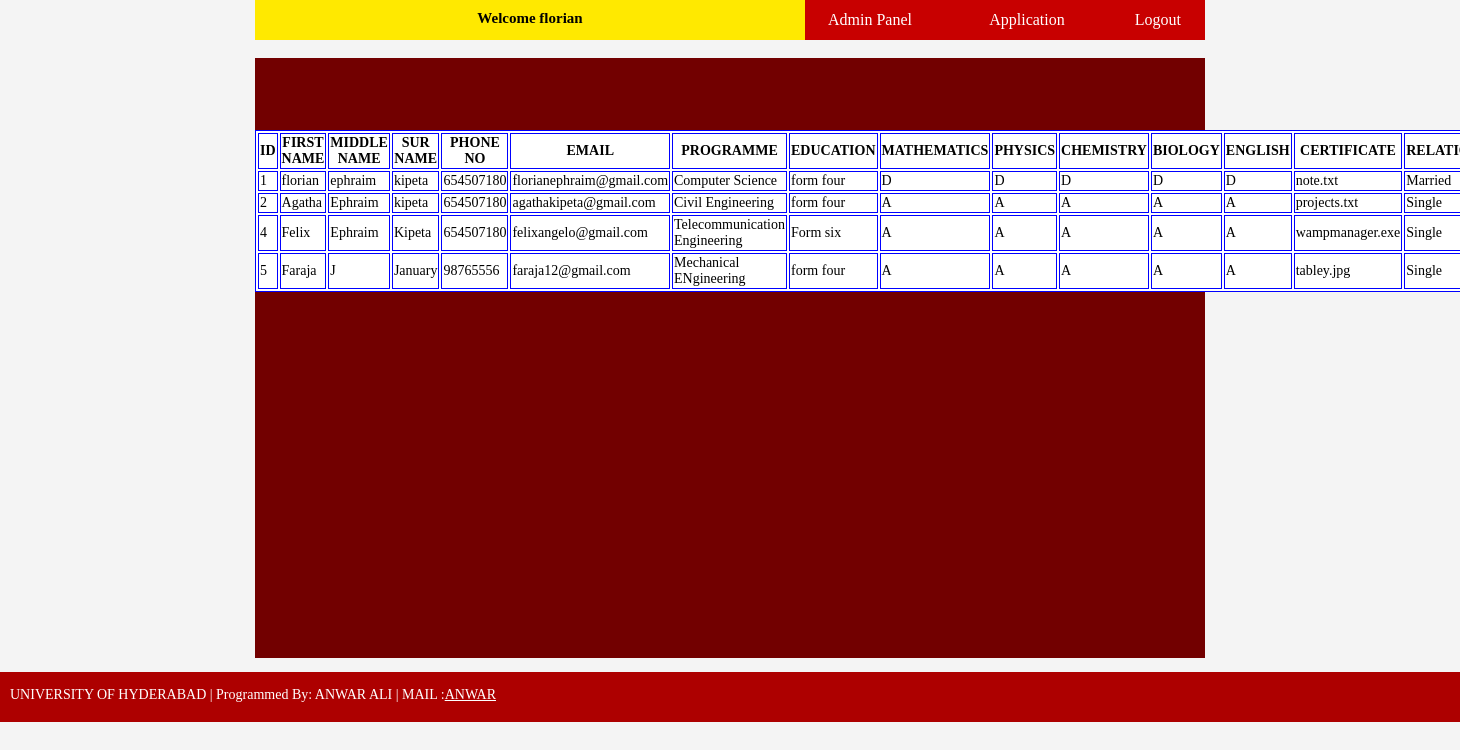
The page /admin_pages/application.php (signed in) on the database its author committed.
### tables this page shows
CREATE TABLE IF NOT EXISTS `application` (
  `id` int(11) NOT NULL AUTO_INCREMENT,
  `firstname` varchar(30) NOT NULL,
  `middlename` varchar(30) NOT NULL,
  `surname` varchar(30) NOT NULL,
  `phone` int(20) NOT NULL,
  `email` varchar(300) NOT NULL,
  `programme` varchar(100) NOT NULL,
  `education` varchar(50) NOT NULL,
  `mathematics` text NOT NULL,
  `physics` text NOT NULL,
  `chemistry` text NOT NULL,
  `biology` text NOT NULL,
  `english` text NOT NULL,
  `certificate` varchar(50) NOT NULL,
  `relationship` varchar(50) NOT NULL,
  PRIMARY KEY (`id`),
  UNIQUE KEY `email` (`email`)
);

### admin_pages/application.php (the view, shortened to what this page needs)
<html>
<head>
	<link rel="stylesheet" type="text/css" href="css/style.css">
</head>
<body>
<?php
include 'after_header.php';
?>
<br>
		<div id="content">
			<div class="right1">
	<?php
			echo "<table align='center' height='auto' class='table_app'>
			<tr>
				<th>ID</th>
				<th>FIRST NAME</th>
				<th>MIDDLE NAME</th>
				<th>SUR NAME</th>
				<th>PHONE NO</th>
				<th>EMAIL</th>
				<th>PROGRAMME</th>
				<th>EDUCATION</th>
				<th>MATHEMATICS</th>
				<th>PHYSICS</th>
				<th>CHEMISTRY</th>
				<th>BIOLOGY</th>
				<th>ENGLISH</th>
				<th>CERTIFICATE</th>
				<th>RELATIONSHIP</th>
				<th>DELETE</th>
			</tr>
			";
			$query="SELECT * FROM `application`";
			$query_run=mysql_query($query);
				while ($row=mysql_fetch_assoc($query_run)) {
					$id=$row['id'];
					$firstname=$row['firstname'];
					$middlename=$row['middlename'];
					$surname=$row['surname'];
					$phone=$row['phone'];
					$email=$row['email'];
					$programme=$row['programme'];
					$education=$row['education'];
					$mathematics=$row['mathematics'];
					$physics=$row['physics'];
					$chemistry=$row['chemistry'];
					$biology=$row['biology'];
					$english=$row['english'];
					$certificate=$row['certificate'];
					$relationship=$row['relationship'];
					echo "<br>";
					echo "
					<tr>
							<td>$id</td>
							<td>$firstname</td>
							<td>$middlename</td>
							<td>$surname</td>
							<td>$phone</td>
							<td>$email</td>
							<td>$programme</td>
							<td>$education</td>
							<td>$mathematics</td>
							<td>$physics</td>
							<td>$chemistry</td>
							<td>$biology</td>
							<td>$english</td>
							<td>$certificate</td>
							<td>$relationship</td>
							<td><a href='#'>D</a></td>
							</tr>
					";
				}
					echo "</table>";
		?>
			</div>
	</div></div>
	<?php
	include 'footer.php';
	?>
</body>
</html>

### admin_pages/css/style.css (style rules this page uses)
body { margin: 0; padding: 0; background-color: #F4F4F4; }
#content { height: 600px; background-color: ; }
.right1 { height: 600px; width: 950px; float: left; background-color: #720000; }
.table_app { font-size: 14px; width: auto; border: 1px solid blue; background-color: white; }
.table_app tr td { border: 1px solid blue; }
.table_app tr th { border: 1px solid blue; }

### rows shown on the page
application: id "1", firstname "florian", middlename "ephraim", surname "kipeta", phone "654507180", email "florianephraim@gmail.com", programme "Computer Science", education "form four", mathematics "D", physics "D", chemistry "D", biology "D", english "D", certificate "note.txt", relationship "Married"
application: id "2", firstname "Agatha", middlename "Ephraim", surname "kipeta", phone "654507180", email "agathakipeta@gmail.com", programme "Civil Engineering", education "form four", mathematics "A", physics "A", chemistry "A", biology "A", english "A", certificate "projects.txt", relationship "Single"
application: id "4", firstname "Felix", middlename "Ephraim", surname "Kipeta", phone "654507180", email "felixangelo@gmail.com", programme "Telecommunication Engineering", education "Form six", mathematics "A", physics "A", chemistry "A", biology "A", english "A", certificate "wampmanager.exe", relationship "Single"
application: id "5", firstname "Faraja", middlename "J", surname "January", phone "98765556", email "faraja12@gmail.com", programme "Mechanical ENgineering", education "form four", mathematics "A", physics "A", chemistry "A", biology "A", english "A", certificate "tabley.jpg", relationship "Single"

### other values the page prints
$_SESSION['name'] "florian"
